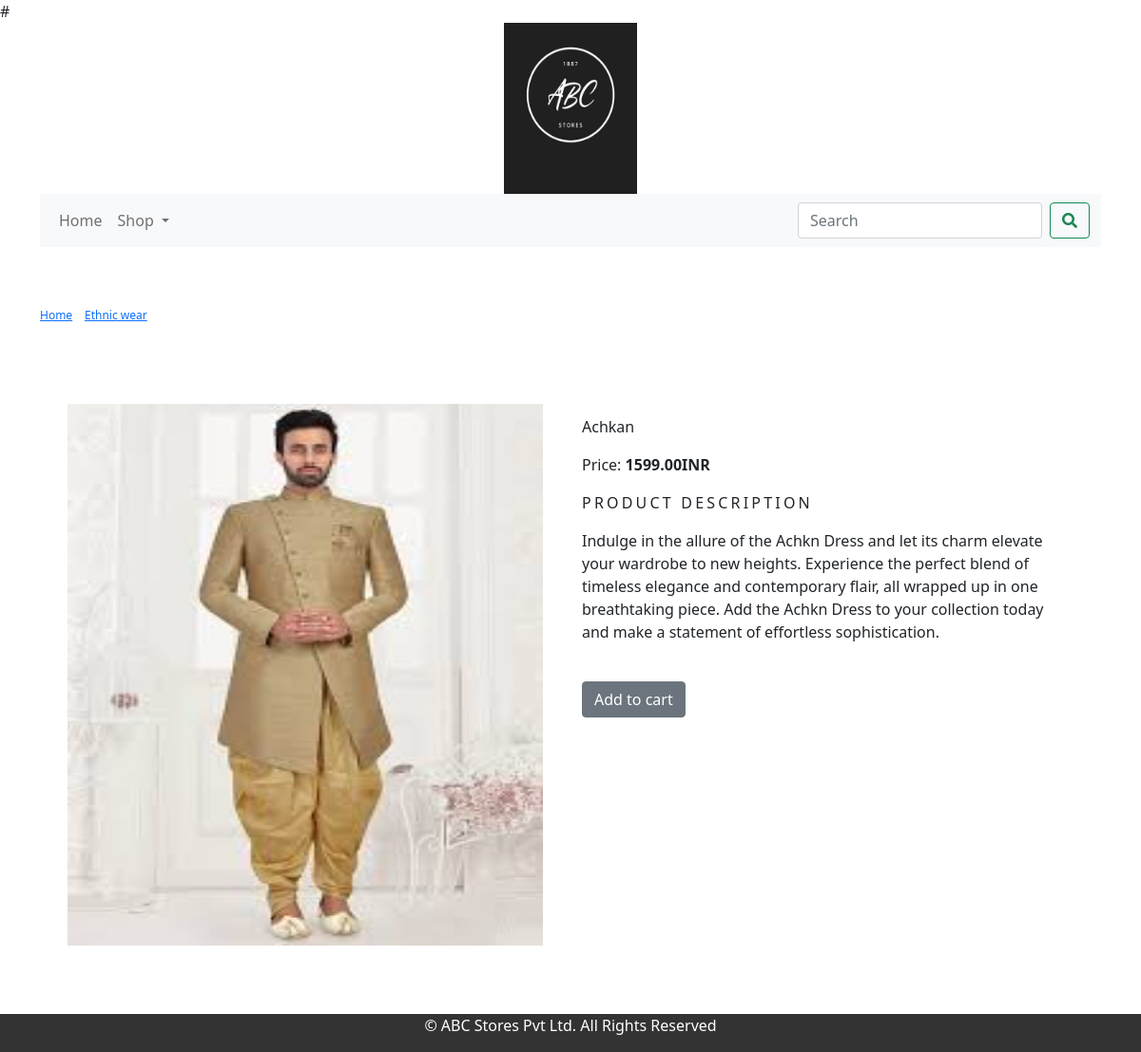
The app's page /shop/ethnic-wear/achkan/ with its own data.
### shop/models.py (models this page shows, shortened)
class Product(models.Model):
    name= models.CharField(max_length=250,unique=True)
    slug= models.SlugField(max_length=250,unique=True)
    desc= models.TextField(blank=True)
    price= models.DecimalField(max_digits=10,decimal_places=2)
    category= models.ForeignKey(Category,on_delete=models.CASCADE)
    image= models.ImageField(upload_to='product',blank=True)
    stock= models.IntegerField()
    available= models.BooleanField(default=True)
    created= models.DateTimeField(auto_now_add=True)
    updated= models.DateTimeField(auto_now=True)
    class Meta:
        ordering= ('name', )
        verbose_name= 'product'
        verbose_name_plural= 'products'

class Category(models.Model):
    name= models.CharField(max_length=250,unique=True)
    slug= models.SlugField(max_length=250,unique=True)
    desc= models.TextField(blank=True)
    image= models.ImageField(upload_to='category',blank=True)
    class Meta:
        ordering= ('name', )
        verbose_name= 'category'
        verbose_name_plural= 'categories'
    def get_url(self):
        return reverse('shop:products_by_category',args=[self.slug])
    def __str__(self):
        return '{}'.format(self.name)

### shop/views.py (the view)
# urls.py: path('<slug:c_slug>/<slug:product_slug>/',views.proDetail, name= 'prodCatDetail'),
def proDetail(request,c_slug,product_slug):
    try:
        product=Product.objects.get(category__slug=c_slug,slug=product_slug)
    except Exception as e:
        raise e
    return render(request,'product.html',{'product':product})

### cart/context_processors.py (called while the page is built)
def counter(request):
    item_count=0
    if 'admin' in request.path:
        return {}
    else:
        try:
            cart=Cart.objects.filter(cart_id=_cart_id(request))
            cart_items=CartItem.objects.all().filter(cart=cart[:1])
            for cart_item in cart_items:
                item_count += cart_item.quantity
        except Cart.DoesNotExist:
            item_count = 0
    return dict(item_count=item_count)

### cart/views.py (called while the page is built)
def _cart_id(request):
    cart= request.session.session_key
    if not cart:
        cart= request.session.create()
    return cart

### shop/context_processors.py (called while the page is built)
def menu_links(request):
    links=Category.objects.all()
    return dict(links=links)

### templates/product.html (shortened to what this page needs)
{% extends 'base.html' %}
{% load static %}
{% block body %}
<div class="row my_prod_row_class">
  <div class="mx-auto">
    <p><a href="{% url 'shop:allProdCat' %}">Home</a> | <a href="{{product.category.get_url}}">{{product.category}}</a> | {{product.name}}</p>
  </div>
</div><br>
<div class="container">
    <br>
 <div class="row">
    <div class="col-12 col-sm-12 col-md-12 col-lg-6 text-center">
        <div style="min-width: 18rem">
            <img src="{{product.image.url}}" alt="{{product.name}}" width="500" height="570">
        </div>
    </div>
        <div class="col-12 col-sm-12 col-md-12 col-lg-6">
            <h1 class="my_prod_title">{{product.name}}</h1>
            <p>Price:<b> {{product.price}}INR</b></p>
            <p class="my_title">Product Description</p>
            <p class="text-justify my_prod_text">{{product.desc}}</p>
            {% if product.stock <= 0 %}
              <p class="text-justify my_prod_text"><b>Sorry, Out of stock!</b></p>
            {% else %}
              <br><a class="btn btn-secondary" href="{% url 'cart:add_cart' product.id %}">Add to cart</a>
            {% endif %}
        </div>
 </div>
</div>    <br><br>
{% endblock %}

### static/css/custom.css (style rules this page uses)
body { font-family: 'Roboto', sans-serif; }
.my_title { font-size: 16px; text-transform: uppercase; letter-spacing: .2em; }
.my_prod_row_class { padding-top: 15px; padding-bottom: 20px; }
.my_prod_row_class .mx-auto { color: #0000; font-size: 12px; text-decoration: none; }
.my_prod_title { font-size: 16px; text-transform: uppercase: letter-spacing: .2em; padding-top: 15px; padding-bottom: 10px; }
.my_prod_text { padding-right: 20px; }

### templates/footer.html (style rules this page uses)
body { margin: 0; bottom: 0; padding: 0; min-height: 100vh; display: flex; flex-direction: column; }

### records on screen
Product: category "Ethnic wear", image (picture), name "Achkan", price "1599.00", desc "Indulge in the allure of the Achkn Dress and let its charm elevate your wardrobe to new heights. Experience the perfect blend of timeless elegance and contemporary flair, all wrapped up in one breathtaking piece. Add the Achkn Dress to your collection today and make a statement of effortless sophistication."
